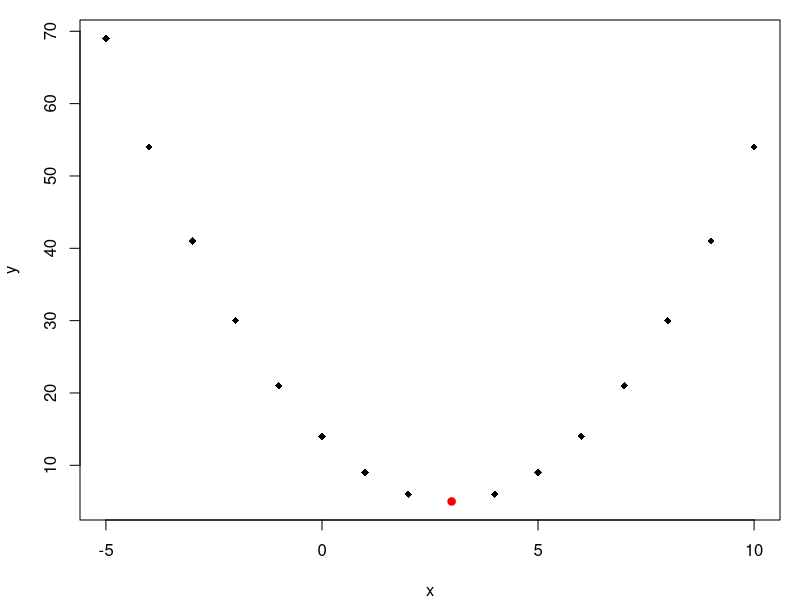

R code for this plot:
# EJERCICIO 1 - ENCONTRAR EL MINIMO DE LA FUNCION - FUERZA BRUTA

# FUNCION
f <- function(x){
  return ((x - 3)^2 + 5)
} 

# VECTORIZACIÓN Y ANÁLISIS - DOMINIO DISCRETO
x <- -5:10
y <- f(x)
cbind(x,y)

index_min <- which.min(y)
x_min <- x[index_min]
y_min <- y[index_min]

# GRAFICO
par(mar = c(4,4,1,1))
plot(x,y, pch = 18)
points(x_min, y_min, pch = 19, col = "red")

# MENSAJE
cat("El valor minimo de la función es:", y_min,
    "\nEl valor optimo de x es:", x_min)
